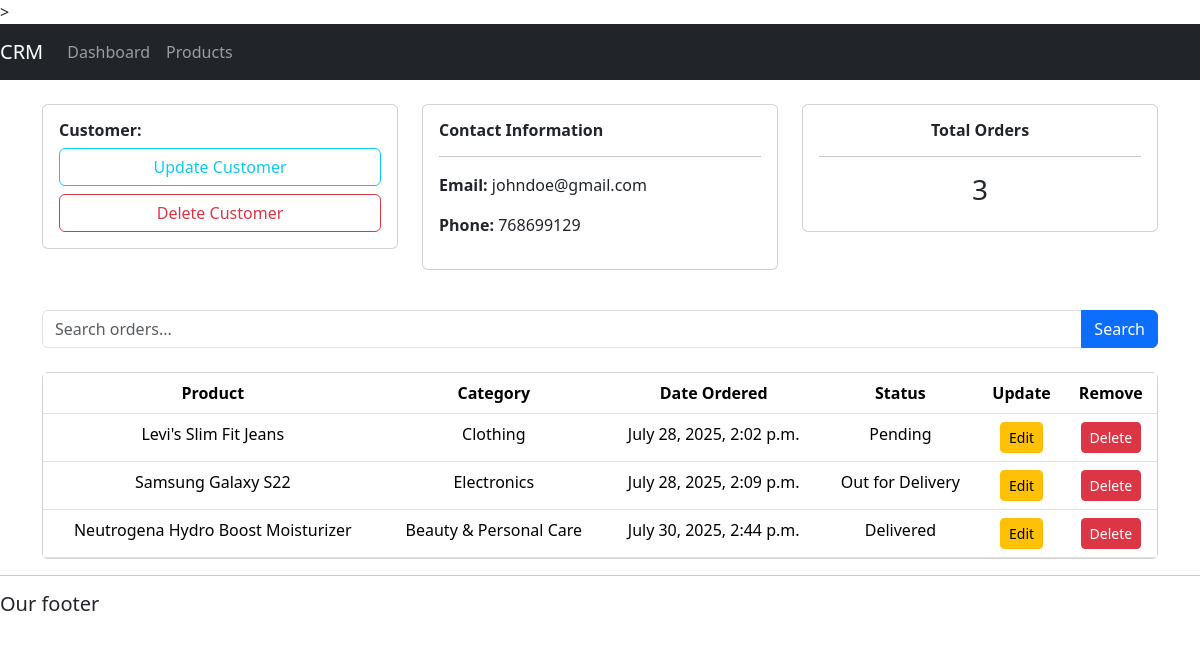
The app's page /customer/1/, older data.
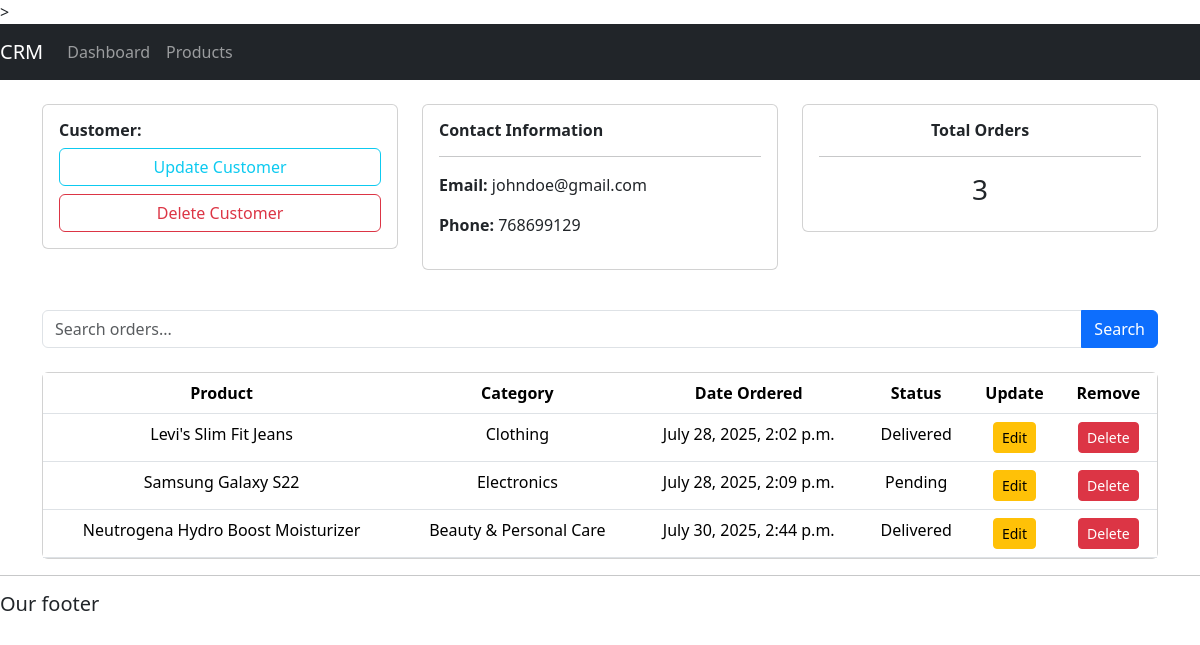
The same page, newer data.
### accounts/models.py (models this page shows, shortened)
class Orders(models.Model):
    ORDER_STATUS = [
        ('Pending', 'Pending'),
        ('Delivered', 'Delivered'),
        ('Out for Delivery', 'Out for Delivery'),
    ]
    Customer = models.ForeignKey(Customer, on_delete= models.CASCADE)
    product = models.ForeignKey(Product, on_delete= models.SET_NULL, null= True )
    date_ordered = models.DateTimeField(auto_now_add= True, null= True)
    status = models.CharField(max_length= 500, null= True, choices= ORDER_STATUS)

class Product(models.Model):
    PRODUCT_CATEGORY = [
        ('Electronics', 'Electronics'),
        ('Clothing', 'Clothing'),
        ('Home Appliances', 'Home Appliances'),
        ('Books', 'Books'),
        ('Beauty & Personal Care', 'Beauty & Personal Care')
    ]
    name = models.CharField(max_length= 100, null = True)
    price = models.FloatField(null= True)
    category = models.CharField(max_length= 200, null = True, choices= PRODUCT_CATEGORY)
    description = models.CharField(max_length= 500, null= True)
    date_created = models.DateTimeField(auto_now_add= True, null= True)

### accounts/views.py (the view)
# urls.py: path('customer/<str:pk>/', views.customer, name= 'customer'),
def customer(request, pk):
    customer = Customer.objects.get(id= pk)
    orders = customer.orders_set.all()
    order_count = orders.count()
    context = {'customer': customer,'orders':orders, 'order_count': order_count}
    return render(request, 'accounts/customer.html', context)

### accounts/templates/accounts/customer.html
 {% extends "accounts/base.html" %}
   {%block content%}
    <div class="container mt-4">
  <div class="row mb-4">
    <div class="col-md-4 mb-3">
      <div class="card">
        <div class="card-body">
          <h6 class="fw-bold">Customer:</h6>
          <a href="#" class="btn btn-outline-info w-100 mb-2">Update Customer</a>
          <a href="#" class="btn btn-outline-danger w-100">Delete Customer</a>
        </div>
      </div>
    </div>
    <div class="col-md-4 mb-3">
      <div class="card">
        <div class="card-body">
          <h6 class="fw-bold">Contact Information</h6>
          <hr>
          <p><strong>Email:</strong> {{ customer.email }}</p>
          <p><strong>Phone:</strong> {{ customer.phone }}</p>
        </div>
      </div>
    </div>
    <div class="col-md-4 mb-3">
      <div class="card">
        <div class="card-body text-center">
          <h6 class="fw-bold">Total Orders</h6>
           <hr>
          <h3>{{ order_count }}</h3>
        </div>
      </div>
    </div>
  </div>
  <form method="GET" class="mb-4">
    <div class="input-group">
      <input type="text" name="search" class="form-control" placeholder="Search orders...">
      <button class="btn btn-primary" type="submit">Search</button>
    </div>
  </form>
  <div class="card">
    <div class="card-body p-0">
      <table class="table text-center mb-0">
        <thead style="background-color: #a9cce3;" class="text-dark">
          <tr>
            <th>Product</th>
            <th>Category</th>
            <th>Date Ordered</th>
            <th>Status</th>
            <th>Update</th>
            <th>Remove</th>
          </tr>
        </thead>
        <tbody>
          {% for order in orders %}
            <tr>
              <td>{{ order.product.name }}</td>
              <td>{{ order.product.category }}</td>
              <td>{{ order.date_ordered }}</td>
              <td>{{ order.status }}</td>
              <td><a href="#" class="btn btn-sm btn-warning">Edit</a></td>
              <td><a href="#" class="btn btn-sm btn-danger">Delete</a></td>
            </tr>
          {% empty %}
            <tr>
              <td colspan="6">No orders found.</td>
            </tr>
          {% endfor %}
        </tbody>
      </table>
    </div>
  </div>
</div>
    {%endblock%}

Row changes from the older to the newer data that the page shows:
changed Orders "July 28, 2025, 2:02 p.m.": status "Pending" → "Delivered"
changed Orders "Samsung Galaxy S22": status "Out for Delivery" → "Pending"
